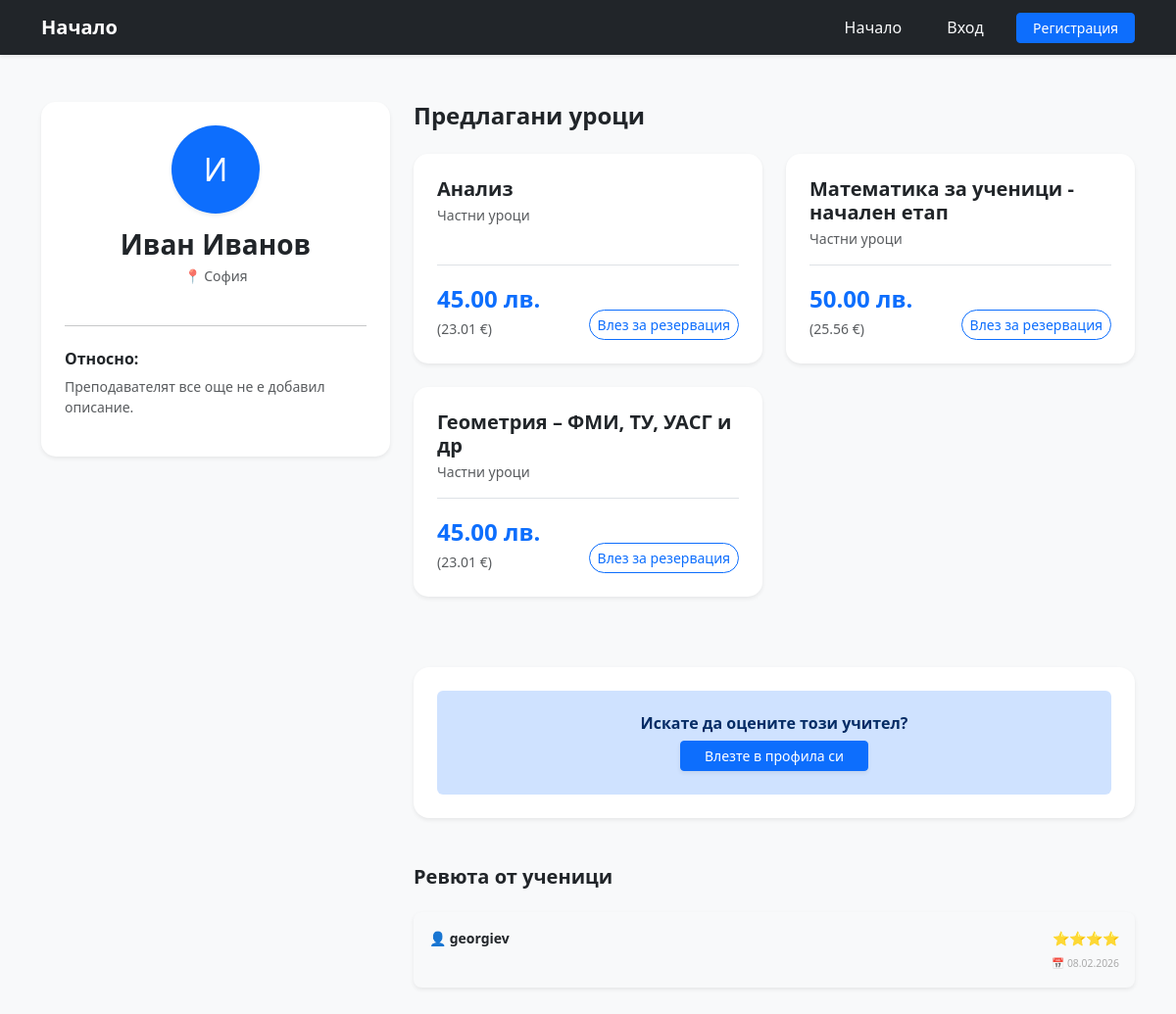
/public-profile/3, run on the app's committed database.
### app/models.py (models this page shows)
class User(Base):
    __tablename__ = "users"
    id = Column(Integer, primary_key=True, index=True)
    email = Column(String, unique=True, index=True)
    password = Column(String)
    role = Column(String)
    first_name = Column(String, nullable=True)
    username = Column(String, unique=True, index=True, nullable=True)
    phone = Column(String, nullable=True)
    address = Column(String, nullable=True)
    bio = Column(String, nullable=True)
    is_verified = Column(Boolean, default=False)
    is_active = Column(Boolean, default=True)
    reviews_sent = relationship("Review", foreign_keys="Review.user_id", back_populates="user")
    reviews_received = relationship("Review", foreign_keys="Review.teacher_id", back_populates="teacher")
    lessons = relationship("Lesson", back_populates="teacher")
    payments_made = relationship("Transaction", foreign_keys="Transaction.client_id", back_populates="client")
    payments_received = relationship("Transaction", foreign_keys="Transaction.teacher_id", back_populates="teacher")

class Lesson(Base):
    __tablename__ = "lessons"
    id = Column(Integer, primary_key=True, index=True)
    subject = Column(String)
    category = Column(String)
    price = Column(Float)
    teacher_id = Column(Integer, ForeignKey("users.id"))
    teacher_name = Column(String)
    latitude = Column(Float)
    longitude = Column(Float)
    is_active = Column(Boolean, default=True)
    teacher = relationship("User", back_populates="lessons")

class Review(Base):
    __tablename__ = "reviews"
    id = Column(Integer, primary_key=True, index=True)
    teacher_id = Column(Integer, ForeignKey("users.id"))
    user_id = Column(Integer, ForeignKey("users.id"))
    rating = Column(Integer, nullable=False)
    comment = Column(Text, nullable=True)
    created_at = Column(DateTime, default=datetime.utcnow)
    user = relationship("User", foreign_keys=[user_id], back_populates="reviews_sent")
    teacher = relationship("User", foreign_keys=[teacher_id], back_populates="reviews_received")

### app/main.py (the view)
@app.get("/public-profile/{user_id}", response_class=HTMLResponse, response_model=None)
def public_profile(request: Request, user_id: int, db: Session = Depends(get_db),
                   current_user_id: str = Cookie(None)) -> Union[HTMLResponse, Response]:
    user = db.query(models.User).filter(models.User.id == user_id).first()
    if not user:
        return HTMLResponse(content="<script>alert('Потребителят не е намерен!'); window.history.back();</script>")
    teacher_lessons = db.query(models.Lesson).filter(models.Lesson.teacher_id == user_id).all()
    reviews = db.query(models.Review).filter(models.Review.teacher_id == user_id).order_by(
        models.Review.created_at.desc()
    ).all()
    return templates.TemplateResponse("public_profile.html", {
        "request": request, "user": user, "lessons": teacher_lessons, "reviews": reviews,
        "eur_rate": 1.95583, "is_logged_in": True if current_user_id else False,
        "current_user_id": int(current_user_id) if current_user_id else None
    })

### templates/public_profile.html (shortened to what this page needs)
<!DOCTYPE html>
<html lang="bg">
<head>
    <link href="https://cdn.jsdelivr.net/npm/bootstrap@5.3.0/dist/css/bootstrap.min.css" rel="stylesheet">
</head>
<body class="bg-light">
    <nav class="navbar navbar-expand-lg navbar-dark bg-dark mb-5 shadow-sm">
        <div class="container">
            <a class="navbar-brand fw-bold" href="/">Начало</a>
            <div class="ms-auto">
                <a href="/" class="btn btn-link text-light text-decoration-none me-3">Начало</a>
                {% if is_logged_in %}
                <a href="/profile" class="btn btn-link text-light text-decoration-none me-3">Моят Профил</a>
                <a href="/logout" class="btn btn-outline-light btn-sm">Изход</a>
                {% else %}
                <a href="/login" class="btn btn-link text-light text-decoration-none me-3">Вход</a>
                <a href="/register" class="btn btn-primary btn-sm px-3">Регистрация</a>
                {% endif %}
            </div>
        </div>
    </nav>
    <div class="container">
        <div class="row">
            <div class="col-md-4 mb-4">
                <div class="card shadow-sm p-4 text-center border-0 card-service">
                    <div class="rounded-circle avatar-circle shadow-sm">
                        {{ (user.first_name or user.username)[0].upper() }}
                    </div>
                    <h3 class="fw-bold mb-1">{{ user.first_name or user.username }}</h3>
                    <p class="text-muted small">📍 {{ user.address or "Локация не е посочена" }}</p>
                    <hr class="my-4">
                    <div class="text-start">
                        <h6 class="fw-bold text-dark">Относно:</h6>
                        <p class="text-muted small">{{ user.bio or "Преподавателят все още не е добавил описание." }}
                        </p>
                    </div>
                </div>
            </div>
            <div class="col-md-8">
                <h4 class="fw-bold mb-4">Предлагани уроци</h4>
                <div class="row">
                    {% for lesson in lessons %}
                    <div class="col-md-12 col-lg-6 mb-4">
                        <div class="card h-100 shadow-sm border-0 card-service">
                            <div class="card-body p-4 d-flex flex-column">
                                <h5 class="fw-bold mb-1">{{ lesson.subject }}</h5>
                                <p class="text-muted small mb-3">{{ lesson.category }}</p>
                                <div class="mt-auto pt-3 border-top">
                                    <div class="d-flex justify-content-between align-items-end">
                                        <div>
                                            <div class="price-text">{{ "%.2f"|format(lesson.price) }} лв.</div>
                                            <small class="text-muted">({{ "%.2f"|format(lesson.price / eur_rate) }}
                                                €)</small>
                                        </div>
                                        <div style="min-width: 150px;">
                                            {% if is_logged_in %}
                                            {% if current_user_id == lesson.teacher_id %}
                                            <button class="btn btn-info btn-sm w-100 disabled">Ваш урок</button>
                                            {% else %}
                                            <form action="/book-lesson/{{ lesson.id }}" method="post">
                                                <label class="small text-muted mb-1"
                                                    style="font-size: 0.65rem;">Изберете час:</label>
                                                <input type="datetime-local" id="dt-{{ lesson.id }}"
                                                    name="appointment_time" class="form-control form-control-sm mb-2"
                                                    required>
                                                <button type="submit"
                                                    class="btn btn-primary btn-sm w-100 shadow-sm">Запази час</button>
                                            </form>
                                            <script>
                                                (function () {
                                                    const now = new Date();
                                                    now.setMinutes(now.getMinutes() - now.getTimezoneOffset());
                                                    document.getElementById('dt-{{ lesson.id }}').min = now.toISOString().slice(0, 16);
                                                })();
                                            </script>
                                            {% endif %}
                                            {% else %}
                                            <a href="/login"
                                                class="btn btn-outline-primary btn-sm w-100 rounded-pill">Влез за
                                                резервация</a>
                                            {% endif %}
                                        </div>
                                    </div>
                                </div>
                            </div>
                        </div>
                    </div>
                    {% endfor %}
                </div>
                <div class="mt-5 p-4 bg-white shadow-sm rounded-4 border-0">
                    {% if is_logged_in %}
                    <h5 class="fw-bold mb-4">Остави оценка</h5>
                    <form action="/submit-review/{{ user.id }}" method="post" class="row g-3">
                        <div class="col-md-5">
                            <select name="rating" class="form-select" required>
                                <option value="">Оценка (звезди)...</option>
                                <option value="5">⭐⭐⭐⭐⭐ (Отличен)</option>
                                <option value="4">⭐⭐⭐⭐ (Много добър)</option>
                                <option value="3">⭐⭐⭐ (Добър)</option>
                                <option value="2">⭐⭐ (Среден)</option>
                                <option value="1">⭐ (Слаб)</option>
                            </select>
                        </div>
                        <div class="col-12">
                            <textarea name="comment" class="form-control" rows="2"
                                placeholder="Напишете коментар (по избор)..."></textarea>
                        </div>
                        <div class="col-12">
                            <button type="submit" class="btn btn-primary px-4 shadow-sm">Публикувай</button>
                        </div>
                    </form>
                    {% else %}
                    <div class="alert alert-primary border-0 text-center py-4 mb-0">
                        <h6 class="fw-bold mb-2">Искате да оцените този учител?</h6>
                        <a href="/login" class="btn btn-primary btn-sm px-4 shadow-sm">Влезте в профила си</a>
                    </div>
                    {% endif %}
                </div>
                <div class="mt-5 mb-5">
                    <h5 class="fw-bold mb-4">Ревюта от ученици</h5>
                    {% if reviews %}
                    {% for review in reviews %}
                    <div class="card shadow-sm border-0 mb-3 review-card rounded-3">
                        <div class="card-body p-3">
                            <div class="d-flex justify-content-between align-items-center">
                                <span class="fw-bold text-dark small">👤 {{review.user.username}}</span>
                                <span class="text-warning small">{% for i in range(review.rating) %}⭐{% endfor %}</span>
                            </div>
                            <div class="text-end mt-2" style="font-size: 0.65rem; color: #aaa;">
                                📅 {{ review.created_at.strftime('%d.%m.%Y') }}
                            </div>
                        </div>
                    </div>
                    {% endfor %}
                    {% else %}
                    <p class="text-muted small text-center py-4">Все още няма ревюта.</p>
                    {% endif %}
                </div>
            </div>
        </div>
    </div>
</body>
</html>

### templates/public_profile.html (style rules this page uses)
.review-card { border-left: 4px solid #0d6efd; background-color: #f8f9fa; }
.price-text { font-size: 1.5rem; font-weight: bold; color: #0d6efd; }
.avatar-circle { width: 90px; height: 90px; font-size: 32px; display: flex; align-items: center; justify-content: center; margin: 0 auto 15px; background-color: #0d6efd; color: white; }
.card-service { border-radius: 15px; transition: transform 0.2s; }

### data on the page
User: first_name "И", first_name "Иван Иванов", address "София", bio "Преподавателят все още не е добавил описание."
Lesson: subject "Анализ", category "Частни уроци", price "45.00", lesson.price/eur_rate "23.01"
Lesson: subject "Математика за ученици - начален етап", category "Частни уроци", price "50.00", lesson.price/eur_rate "25.56"
Lesson: subject "Геометрия – ФМИ, ТУ, УАСГ и др", category "Частни уроци", price "45.00", lesson.price/eur_rate "23.01"
Review: user.username "georgiev", rating 4 (drawn), created_at "08.02.2026"
